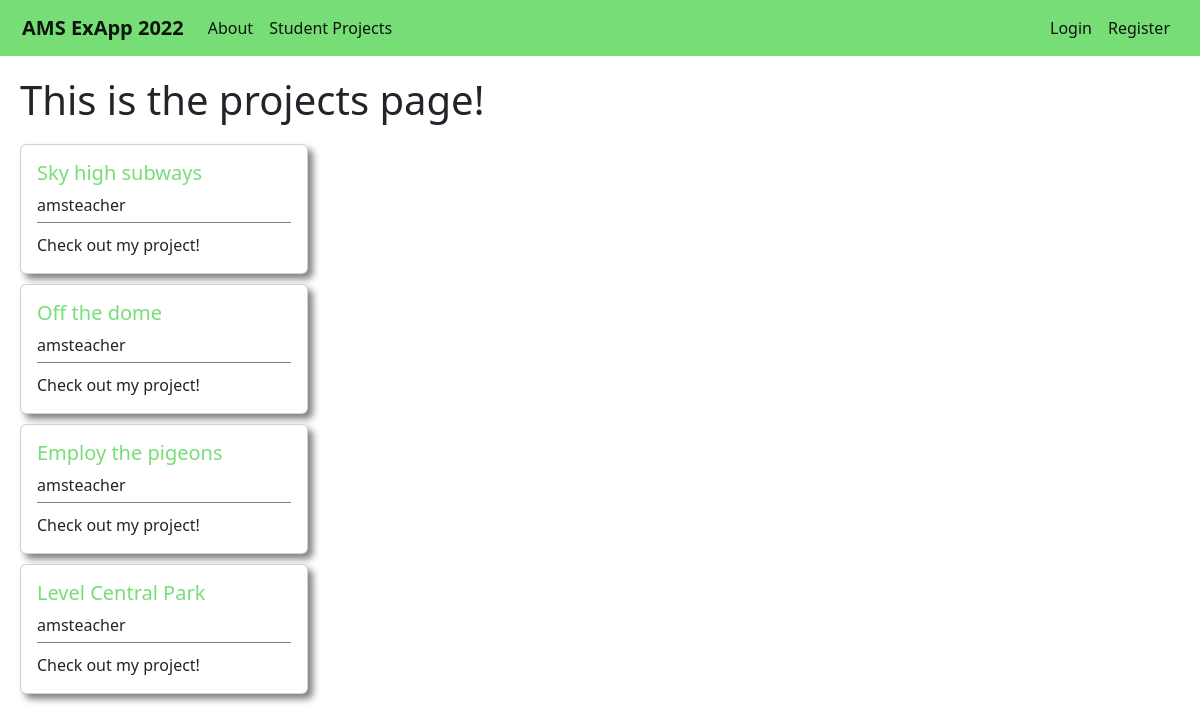
/projects/, run on the app's committed database.
### projects/models.py (models this page shows, shortened)
class Project(models.Model):
    title = models.CharField(max_length=50)
    blurb = models.CharField(max_length=100,default='Check out my project!')
    description = models.TextField()
    student = models.ForeignKey(User,on_delete=models.CASCADE)

### projects/views.py (the view)
# urls.py: path('',views.displayprojects,name='projects-studentprojects')
def displayprojects(request):
    context = {
        'title':'Projects',
        'studentprojects':Project.objects.all()
    }
    return render(request,'projects/studentprojects.html',context)

### projects/templates/projects/studentprojects.html
{% extends 'main/base.html' %}
{% block content %}
<div class='page-title'>
    <h1>This is the projects page!</h1>
</div>
<div class='projects-div'>
    {% for project in studentprojects %}
        <div class="card project-card" style="width: 18rem;">
            <div class="card-body project-card-body">
                <h5 class="card-title project-card-title">{{ project.title }}</h5>
                <h8 class="card-title project-card-student">{{ project.student }}</h8>
                <div class='project-card-blurb'>
                    <p class="card-text project-card-text">{{ project.blurb }}</p>
                </div>
            </div>
        </div>
    {% endfor %}
</div>
{% endblock content %}

### main/templates/main/base.html (shortened to what this page needs)
{% load static %}
<!doctype html>
<html lang="en">
<head>
    <link href="https://cdn.jsdelivr.net/npm/bootstrap@5.2.0-beta1/dist/css/bootstrap.min.css" rel="stylesheet"
>
    <link rel="stylesheet" type="text/css" href="{% static 'main/main.css' %}">
</head>
<body>
    <nav class="navbar navbar-expand-md navbar-light main-navigation-bar">
        <div class="container-fluid">
            <a class="navbar-brand" href="{% url 'main-home' %}"><b>AMS ExApp 2022</b></a>
            <div class="collapse navbar-collapse" id="navbarSupportedContent">
                <ul class="navbar-nav me-auto mb-2 mb-lg-0">
                    <li class="nav-item">
                        <a class="nav-link active" aria-current="page" href="{% url 'main-about' %}">About</a>
                    </li>
                    <li class="nav-item">
                        <a class="nav-link active" href="{% url 'projects-studentprojects' %}">Student Projects</a>
                    </li>
                </ul>
            </div>
            <div class='navbar-nav'>
                {% if user.is_authenticated %}
                    <a class="nav-link active" aria-current="page" href="{% url 'users-profile' %}">{{ user.username }}</a>
                    <a class="nav-link active" aria-current="page" href="{% url 'users-logout' %}">Logout</a>
                {% else %}
                    <a class="nav-link active" aria-current="page" href="{% url 'users-login' %}">Login</a>
                    <a class="nav-link active" aria-current="page" href="{% url 'users-register' %}">Register</a>
                {% endif %}
            </div>
        </div>
    </nav>
    <main role="main" class='page-content'>
        {% block content %}
        {% endblock %}
    </main>
</body>
</html>

### main/static/main/main.css (style rules this page uses)
body { background-color:white; }
.main-navigation-bar { background-color: #77DD77; padding-left:10px; padding-right:10px; margin-bottom:20px; }
.page-content { margin-left:20px; margin-right:20px; }
.page-title { margin-bottom:20px; }
.project-card { margin-top:10px; margin-bottom:10px; box-shadow: 5px 5px 7px grey; }
.project-card-title { color: #77DD77; }
.project-card-blurb { margin-top:5px; padding-top:10px; border-top: 1px solid grey; }

### data on the page
Project: title "Sky high subways", student "amsteacher", blurb "Check out my project!"
Project: title "Off the dome", student "amsteacher", blurb "Check out my project!"
Project: title "Employ the pigeons", student "amsteacher", blurb "Check out my project!"
Project: title "Level Central Park", student "amsteacher", blurb "Check out my project!"
